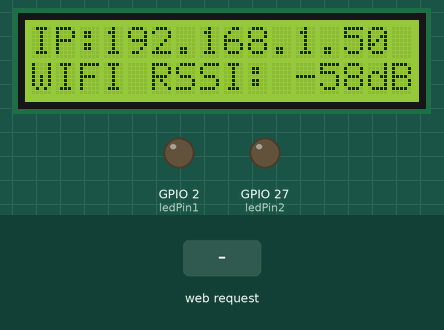
Simulated run of this sketch. Board: ESP32. Shown: 16×2 character LCD, output pins drawn as LEDs (lit = HIGH). Inputs (shaded band) come from the test bench. WiFi joins after 1.5 s; servers stay silent unless stated; what the sketch prints to the serial monitor is not drawn.

Above: at 4.8 s.
4.9 s: HTTP request GET /26/on received
At 5.7 s:
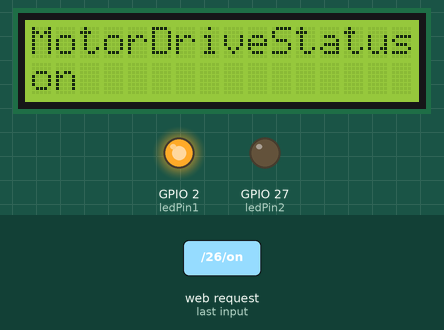
6.4 s: HTTP request GET /27/on received
At 8.6 s:
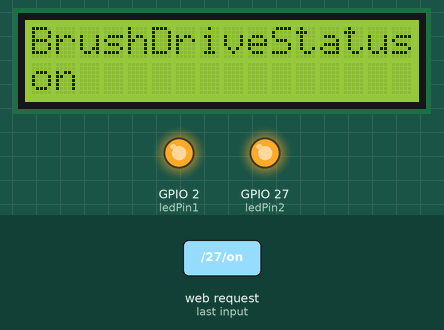
9.4 s: HTTP request GET /26/off received
At 11.5 s:
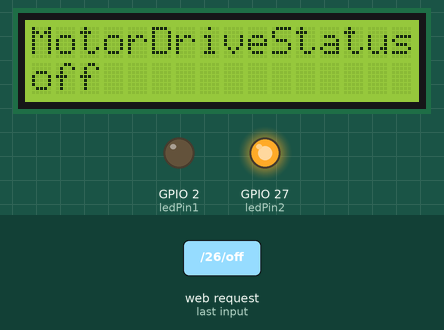
12.4 s: HTTP request GET /27/off received
At 17.5 s:
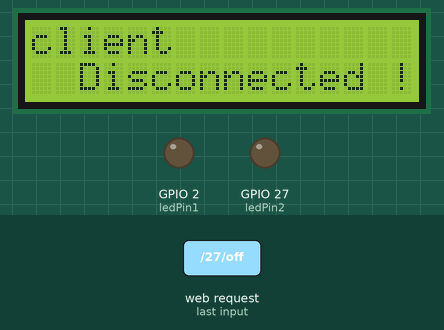
Timing chart, 0 to 19.0 s (numbered marks = the images above; inputs shaded):
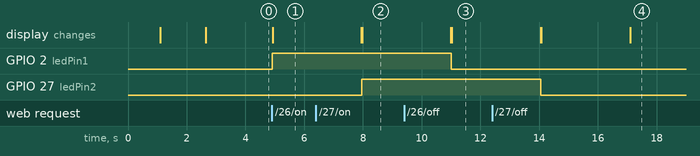

The sketch:

ledandbrushwebpagecontrol.ino
```cpp
#include <WiFi.h>
#include <DHT.h>
#include <LiquidCrystal_I2C.h>
#include <Wire.h>
const char* ssid = "ESIL_UG_2G";
const char* password = "Hild#098";
//char ssid[50];
//char pass[50];

const int ledPin1 = 2;  // LED connected to GPIO 26
const int ledPin2 = 27;  // LED connected to GPIO 27

DHT dht(15, DHT22);  // DHT11 sensor connected to GPIO 14
LiquidCrystal_I2C lcd(0x27, 16, 2);

WiFiServer server(80);

String header;
String output26State = "off";
String output27State = "off";

unsigned long currentTime = millis();
unsigned long previousTime = 0;
const long timeoutTime = 10000;

// static ip  address  set
IPAddress local_IP(192, 168, 0, 5);
// set your Gateway
IPAddress gateway(192,168,0,1);
IPAddress subnet(255,255,255,0);
IPAddress primaryDNS(0,0,0,0);
IPAddress secondaryDNS(0,0,0,0);

void setup() {
  Serial.begin(115200);
  lcd.begin();
  lcd.clear();
  lcd.backlight();
  dht.begin();
  display();
  pinMode(ledPin1, OUTPUT);
  pinMode(ledPin2, OUTPUT);
  digitalWrite(ledPin1, LOW);
  digitalWrite(ledPin2, LOW);
  // CONFIGURE STATIC ip address
  if(!WiFi.config(local_IP,gateway,subnet,primaryDNS,secondaryDNS)){
   Serial.println("STA failed to configure");
  }
  //connect to  wi_fi  network with  SSID and password
  lcd.setCursor(0,0);
  lcd.clear();
  lcd.print("Connecting to ");
  Serial.print("Connecting to ");
  Serial.println(ssid);
  WiFi.begin(ssid, password);
  while (WiFi.status() != WL_CONNECTED) {
    delay(500);
    lcd.setCursor(0,1);
    Serial.print(".");
  }

  Serial.println("");
  Serial.println("WiFi connected.");
  Serial.println("IP address: ");
  uint32_t signalrssi = WiFi.localIP();
  lcdwifi();
  delay(1000);
  Serial.println(WiFi.localIP());
  Serial.println("Receiving Signal strength indicator : \t\t"); Serial.print(WiFi.RSSI());Serial.print("dB");
 // ipaddresschanges();
  server.begin();
}

void loop() {
  WiFiClient client = server.available();

  if (client) {
    currentTime = millis();
    previousTime = currentTime;
    // lcd.setCursor(0,0);
     //lcd.clear();
    // lcd.print("NEW CLIENT !");
    Serial.println("New Client.");
    String currentLine = "";

    while (client.connected() && currentTime - previousTime <= timeoutTime)
    //while (client.connected())
     {
      currentTime = millis();
      if (client.available()) {
        char c = client.read();
        Serial.write(c);
        header += c;
        if (c == '\n') {
          if (currentLine.length() == 0) {
            client.println("HTTP/1.1 200 OK");
            client.println("Content-type:text/html");
            client.println("Connection: close");
            client.println();


            if (header.indexOf("GET /26/on") >= 0) {
              Serial.println("GPIO 26 on");
              output26State = "on";
              digitalWrite(ledPin1, HIGH);
              String MotorDrive = "{\"MotorDriveStatus\":"+ String(output26State)+"}";
              client.println(MotorDrive);
              lcdmotordrivestatus();

            } else if (header.indexOf("GET /26/off") >= 0) {
              Serial.println("GPIO 26 off");
              output26State = "off";
              digitalWrite(ledPin1, LOW);
              String MotorDrive_status = "{\"MotorDriveStatus\":"+ String(output26State)+"}";
              client.println(MotorDrive_status);
              lcdmotordrivestatus();

            }

            if (header.indexOf("GET /27/on") >= 0) {
              Serial.println("GPIO 27 on");
              output27State = "on";
              digitalWrite(ledPin2, HIGH);
              String BrushDrive = "{\"BrushDriveStatus\":"+ String(output27State)+"}";
              client.println(BrushDrive);
              lcdbrushdrivestatus();
            } else if (header.indexOf("GET /27/off") >= 0) {
              Serial.println("GPIO 27 off");
              output27State = "off";
              digitalWrite(ledPin2, LOW);
              String BrushDrive_status = "{\"BrushDriveStatus\":"+ String(output27State)+"}";
              client.println(BrushDrive_status);
             lcdbrushdrivestatus();
            }

             if (header.indexOf("GET /index") >= 0) {
              float temperature = dht.readTemperature(true);
              float humidity = dht.readHumidity();
              int RSSI = WiFi.RSSI();
              String responseData = "{\"temp\": "+String(temperature)+",\"humidity\":"+ String(humidity) +"}";
              client.println(responseData);
              // output26State = "on";
               // lcd.setCursor(0,0);
               // lcd.clear();
               // lcd.print("WiFi.RSSI");
               // lcd.setCursor(11,0);
                //lcd.clear();
                //lcd.print(WiFi.RSSI());
             }


            client.println("<!DOCTYPE html><html>");
            client.println("<head><meta name=\"viewport\" content=\"width=device-width, initial-scale=1\">");//view port of webpage
            client.println("<link rel=\"icon\" href=\"data:,\">"); // link define part
            client.println("<style>html { font-family: Helvetica; display: inline-block; margin: 0px auto; text-align: center;}");
            client.println(".button { background-color: #4CAF50; border: none; color: white; padding: 16px 40px;");
            client.println("text-decoration: none; font-size: 30px; margin: 2px; cursor: pointer;}");
            client.println(".button2 {background-color: #555555;}</style></head>");

            client.println("<body><h1>Robot Communication Diagnostic Tool </h1>");

            client.println("<p>Motordrive - State " + output26State + "</p>");
            if (output26State == "off") {
              client.println("<p><a href=\"/26/on\"><button class=\"button\">ON</button></a></p>");
            } else {
              client.println("<p><a href=\"/26/off\"><button class=\"button button2\">OFF</button></a></p>");
            }

            client.println("<p>Brush drive - State " + output27State + "</p>");
            if (output27State == "off") {
              client.println("<p><a href=\"/27/on\"><button class=\"button\">ON</button></a></p>");
            } else {
              client.println("<p><a href=\"/27/off\"><button class=\"button button2\">OFF</button></a></p>");
            }


            client.println("<p><a href=\"/readDHT\"><button class=\"button\">Read DHT</button></a></p>");
             if (header.indexOf("GET /readDHT") >= 0) {
              float temperature = dht.readTemperature(true);
              float humidity = dht.readHumidity();
              int RSSI = WiFi.RSSI();

              client.println("<p>Temperature: " + String(temperature) + " °C</p>");
              client.println("<p>Humidity: " + String(humidity) + " %</p>");
              client.println("<p>RSSI : "+String(RSSI)+"dB</p>");
                 delay(1000);
             }
            client.println("</body></html>");
            client.println();
            break;
          } else {
            currentLine = "";
          }
        } else if (c != '\r') {
          currentLine += c;
        }
      }
    }

    header = "";
    client.stop();
    //delay(1000);
    lcd.setCursor(5,0);
    lcd.clear();
    lcd.print("client");
    lcd.setCursor(2,1);
    //lcd.clear();
    lcd.print("Disconnected !");
    Serial.println("Client disconnected.");
    Serial.println("");
  }
}
```

lcd_display.ino
```cpp
void display()
{
   lcd.setCursor(0,0);
   lcd.clear();
   lcd.print("HILD ENERGY");
   delay(1000);
}

void lcdwifi()
{
  lcd.setCursor(0,0);
  lcd.clear();
 // lcd.setCursor(0,0);
  lcd.print("IP:");
  lcd.setCursor(3,0);
  lcd.print(WiFi.localIP());
 // lcd.setCursor(0,0);
 // lcd.print("IP:");
  //lcd.clear();
  lcd.setCursor(0,1);
  lcd.print("WIFI RSSI:");
  lcd.setCursor(11,1);
 // lcd.clear();
  lcd.println(WiFi.RSSI());
  lcd.setCursor(14,1);
  lcd.print("dB");
}

void lcdmotordrivestatus()
{
                //delay(1000);
                lcd.setCursor(0,0);
                lcd.clear();
                lcd.print("MotorDriveStatus");
                //client.println(MotorDrive);
                lcd.setCursor(0,1);
                //lcd.clear();
                lcd.print(output26State);
                delay(3000);
}
void lcdbrushdrivestatus()
{
                lcd.setCursor(0,0);
                lcd.clear();
                lcd.print("BrushDriveStatus");
                //client.println(MotorDrive);
                lcd.setCursor(0,1);
                //lcd.clear();
                lcd.print(output27State);
                delay(3000);

}
```

Measured:
- after the input at 4.9 s, GPIO 2 (ledPin1): LOW → HIGH at once; the display: changes at once (image 1)
- after the input at 6.4 s, GPIO 27 (ledPin2): LOW → HIGH after 1.6 s; the display: first differs from a run without the input after 1.6 s (image 2)
- after the input at 9.4 s, GPIO 2 (ledPin1): HIGH → LOW after 1.6 s; the display: first differs from a run without the input after 1.6 s (image 3)
- after the input at 12.4 s, GPIO 27 (ledPin2): HIGH → LOW after 1.7 s; the display: first differs from a run without the input after 1.7 s (image 4 shows a later state)
